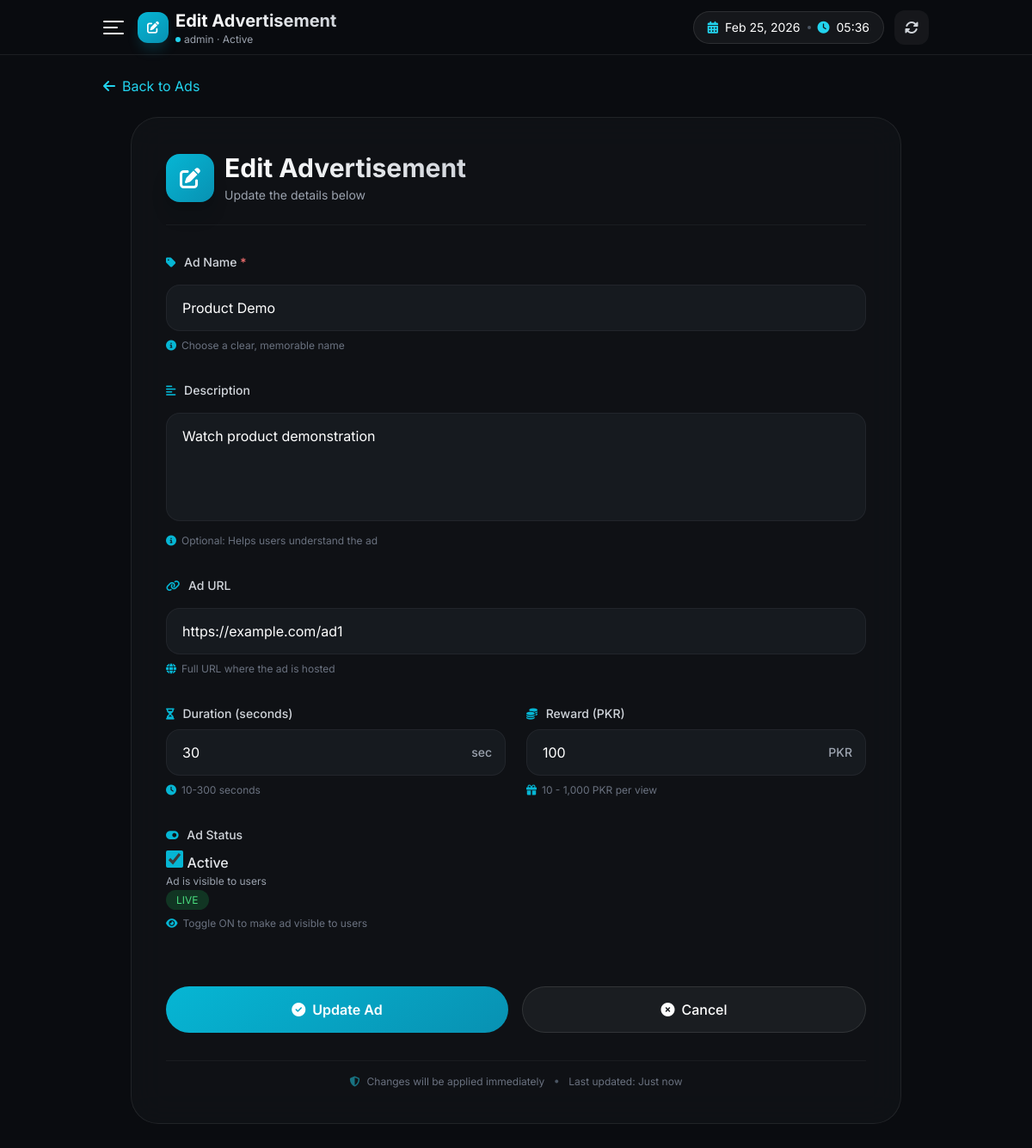
The app's page /admin/ads/edit/1 (signed in) with its own data.
### tables this page shows
CREATE TABLE available_ads (
            id INTEGER PRIMARY KEY AUTOINCREMENT,
            ad_name TEXT NOT NULL,
            ad_description TEXT,
            ad_url TEXT,
            duration_seconds INTEGER DEFAULT 30,
            reward_amount INTEGER DEFAULT 100,
            is_active INTEGER DEFAULT 1,
            created_at TIMESTAMP DEFAULT CURRENT_TIMESTAMP
        );

### app.py (the view, shortened to what this page needs)
@app.route("/admin/ads/edit/<int:ad_id>", methods=["GET", "POST"])
@admin_required
def edit_existing_ad(ad_id):  # Renamed from edit_ad
    try:
        db = get_db()
        ad = db.execute("SELECT * FROM available_ads WHERE id=?", (ad_id,)).fetchone()
        if not ad:
            flash("Ad not found", "error")
            return redirect("/admin/ads")
        return render_template("admin/edit_ad.html", ad=ad)
    except Exception as e:
        flash(f"Error: {str(e)}", "error")
        return redirect("/admin/ads")
    finally:
        if 'db' in locals():
            db.close()

### app.py (called while the page is built)
@app.context_processor
def inject_csrf_token():
    return dict(csrf_token=generate_csrf_token)

@app.before_request
def sanitize_all_inputs():
    if request.method == "POST":
        if hasattr(request, 'form') and request.form:
            form_data = request.form.to_dict()
            for key in form_data:
                form_data[key] = sanitize_input(form_data[key])
            request.form = form_data
        if request.is_json:
            request.json = sanitize_input(request.get_json())

@app.before_request
def ip_security_check():
    ip = request.remote_addr
    if not IPSecurity.check_ip(ip):
        abort(403, "Access denied from your location")

@app.before_request
def check_honeypot():
    if request.method == 'POST' and 'honeypot' in request.form:
        Honeypot.check_honeypot()

@app.context_processor
def inject_now():
    return {'now': datetime.now()}

def get_db():
    try:
        conn = sqlite3.connect(
            "database.db",
            timeout=30,
            check_same_thread=False
        )
        conn.row_factory = sqlite3.Row
        conn.execute("PRAGMA journal_mode=WAL")
        conn.execute("PRAGMA busy_timeout=5000")
        return conn
    except Exception as e:
        print(f"❌ Database connection error: {e}")
        raise

def admin_required(f):
    @wraps(f)
    def decorated(*args, **kwargs):
        if not session.get("admin"):
            flash("Admin access required", "error")
            return redirect("/admin/login")
        return f(*args, **kwargs)
    return decorated

    @classmethod
    def check_ip(cls, ip):
        if ip in cls.BLACKLIST:
            return False
        if request.path.startswith('/admin') and ip not in cls.WHITELIST:
            pass
        return True

### templates/admin/edit_ad.html (shortened to what this page needs)
<!DOCTYPE html>
<html lang="en">
<head>
    <script src="https://cdn.tailwindcss.com"></script>
    <link rel="stylesheet" href="https://cdnjs.cloudflare.com/ajax/libs/font-awesome/6.4.0/css/all.min.css">
</head>
<body>
    <header class="premium-header">
        <div class="container-fluid h-full">
            <div class="header-content">
                <div class="header-left">
                    <div id="hamburger" class="hamburger-modern" onclick="window.toggleDrawer()">
                        <span></span>
                        <span></span>
                        <span></span>
                    </div>
                    <div class="header-logo">
                        <div class="logo-icon">
                            <i class="fas fa-pen-to-square text-white text-sm"></i>
                        </div>
                        <div class="desktop-only" style="min-width: 0;">
                            <h1 class="text-xl font-bold gradient-text truncate-text">Edit Advertisement</h1>
                            <p class="text-xs text-gray-400 flex items-center gap-1">
                                <span class="w-1.5 h-1.5 bg-cyan-400 rounded-full flex-shrink-0"></span>
                                <span class="truncate-text">{{ session.get('admin_username', 'Admin') }} · Active</span>
                            </p>
                        </div>
                    </div>
                </div>
                <div class="header-right">
                    <div class="desktop-only px-4 py-2 bg-white/5 rounded-full border border-white/10 text-sm flex items-center gap-2">
                        <i class="fas fa-calendar-alt text-cyan-400"></i>
                        <span class="whitespace-nowrap">{{ now.strftime('%b %d, %Y') if now else 'Feb 14, 2026' }}</span>
                        <span class="w-1 h-1 bg-gray-600 rounded-full"></span>
                        <i class="fas fa-clock text-cyan-400"></i>
                        <span class="whitespace-nowrap">{{ now.strftime('%H:%M') if now else '14:30' }}</span>
                    </div>
                    <button onclick="location.reload()"
                            class="w-10 h-10 bg-white/5 hover:bg-white/10 rounded-xl flex items-center justify-center transition-all hover:rotate-180 duration-500">
                        <i class="fas fa-sync-alt text-gray-300"></i>
                    </button>
                </div>
            </div>
        </div>
    </header>
    <main class="container-fluid py-6 pb-28 md:pb-8 fade-in-up">
        <div class="mb-6">
            <a href="/admin/ads" class="back-button inline-flex items-center text-cyan-400 hover:text-cyan-300 transition-all group">
                <i class="fas fa-arrow-left mr-2 group-hover:-translate-x-1 transition-transform"></i>
                <span class="desktop-only">Back to Ads</span>
            </a>
        </div>
        <div class="form-card p-6 md:p-8 lg:p-10 max-w-4xl mx-auto">
            <div class="flex items-center gap-3 mb-8 pb-6 border-b border-white/5">
                <div class="w-14 h-14 bg-gradient-to-br from-cyan-500 to-cyan-600 rounded-2xl flex items-center justify-center shadow-xl">
                    <i class="fas fa-pen-to-square text-white text-2xl"></i>
                </div>
                <div>
                    <h2 class="text-2xl md:text-3xl font-bold gradient-text">
                        Edit Advertisement
                    </h2>
                    <p class="text-sm text-gray-400 mt-1">Update the details below</p>
                </div>
            </div>
            <form method="POST" action="/admin/ads/edit/{{ ad.id }}" class="space-y-6 md:space-y-8">
                <div class="space-y-2">
                    <label class="input-label">
                        <i class="fas fa-tag"></i>
                        Ad Name <span class="text-red-400">*</span>
                    </label>
                    <input type="text"
                           name="ad_name"
                           value="{{ ad.ad_name }}"
                           required
                           class="input-field"
                           placeholder="e.g., Product Demo 2026"
                           autofocus>
                    <div class="hint-text">
                        <i class="fas fa-info-circle"></i>
                        Choose a clear, memorable name
                    </div>
                </div>
                <div class="space-y-2">
                    <label class="input-label">
                        <i class="fas fa-align-left"></i>
                        Description
                    </label>
                    <textarea name="ad_description"
                              rows="4"
                              class="input-field resize-none min-h-[120px]"
                              placeholder="Describe the ad content, target audience...">{{ ad.ad_description or '' }}</textarea>
                    <div class="hint-text">
                        <i class="fas fa-info-circle"></i>
                        Optional: Helps users understand the ad
                    </div>
                </div>
                <div class="space-y-2">
                    <label class="input-label">
                        <i class="fas fa-link"></i>
                        Ad URL
                    </label>
                    <input type="url"
                           name="ad_url"
                           value="{{ ad.ad_url or '' }}"
                           class="input-field"
                           placeholder="https://example.com/ad">
                    <div class="hint-text">
                        <i class="fas fa-globe"></i>
                        Full URL where the ad is hosted
                    </div>
                </div>
                <div class="grid grid-cols-1 md:grid-cols-2 gap-4 md:gap-6">
                    <div class="space-y-2">
                        <label class="input-label">
                            <i class="fas fa-hourglass-half"></i>
                            Duration (seconds)
                        </label>
                        <div class="relative">
                            <input type="number"
                                   name="duration"
                                   value="{{ ad.duration_seconds }}"
                                   min="10"
                                   max="300"
                                   step="5"
                                   required
                                   class="input-field pr-16">
                            <span class="absolute right-4 top-1/2 -translate-y-1/2 text-gray-400 text-sm font-medium">sec</span>
                        </div>
                        <div class="hint-text">
                            <i class="fas fa-clock"></i>
                            10-300 seconds
                        </div>
                    </div>
                    <div class="space-y-2">
                        <label class="input-label">
                            <i class="fas fa-coins"></i>
                            Reward (PKR)
                        </label>
                        <div class="relative">
                            <input type="number"
                                   name="reward"
                                   value="{{ ad.reward_amount }}"
                                   min="10"
                                   max="1000"
                                   step="10"
                                   required
                                   class="input-field pr-16">
                            <span class="absolute right-4 top-1/2 -translate-y-1/2 text-gray-400 text-sm font-medium">PKR</span>
                        </div>
                        <div class="hint-text">
                            <i class="fas fa-gift"></i>
                            10 - 1,000 PKR per view
                        </div>
                    </div>
                </div>
                <div class="space-y-2">
                    <label class="input-label">
                        <i class="fas fa-toggle-on"></i>
                        Ad Status
                    </label>
                    <div class="checkbox-wrapper">
                        <input type="checkbox"
                               name="is_active"
                               value="1"
                               id="is_active"
                               {{ 'checked' if ad.is_active == 1 else '' }}
                               class="w-5 h-5 accent-cyan-500">
                        <label for="is_active" class="flex-1 cursor-pointer">
                            <span class="font-medium text-gray-200">Active</span>
                            <span class="text-xs text-gray-400 block mt-0.5">
                                {{ 'Ad is visible to users' if ad.is_active == 1 else 'Ad is hidden from users' }}
                            </span>
                        </label>
                        <span class="px-3 py-1 text-xs rounded-full {{ 'bg-green-500/20 text-green-400' if ad.is_active == 1 else 'bg-gray-500/20 text-gray-400' }}">
                            {{ 'LIVE' if ad.is_active == 1 else 'DRAFT' }}
                        </span>
                    </div>
                    <div class="hint-text">
                        <i class="fas fa-eye"></i>
                        Toggle ON to make ad visible to users
                    </div>
                </div>
                <div class="button-pair flex gap-4 pt-6 md:pt-8">
                    <button type="submit" class="btn-primary flex-1">
                        <i class="fas fa-check-circle"></i>
                        Update Ad
                    </button>
                    <a href="/admin/ads" class="btn-secondary flex-1">
                        <i class="fas fa-times-circle"></i>
                        Cancel
                    </a>
                </div>
                <div class="mt-6 pt-4 text-center border-t border-white/5">
                    <p class="text-xs text-gray-500 flex items-center justify-center gap-2">
                        <i class="fas fa-shield-alt text-cyan-400/50"></i>
                        Changes will be applied immediately
                        <i class="fas fa-circle text-[4px] text-gray-600 mx-1"></i>
                        Last updated: {{ ad.updated_at[:10] if ad.updated_at else 'Just now' }}
                    </p>
                </div>
            </form>
        </div>
    </main>
</body>
</html>

### records on screen
available_ads: ad_name "Product Demo", ad_description "Watch product demonstration", ad_url "https://example.com/ad1", duration "30", reward "100", is_active "Ad is visible to users", is_active "LIVE"

### other values on screen
{{ session.get('admin_username', 'Admin') }} "admin"
